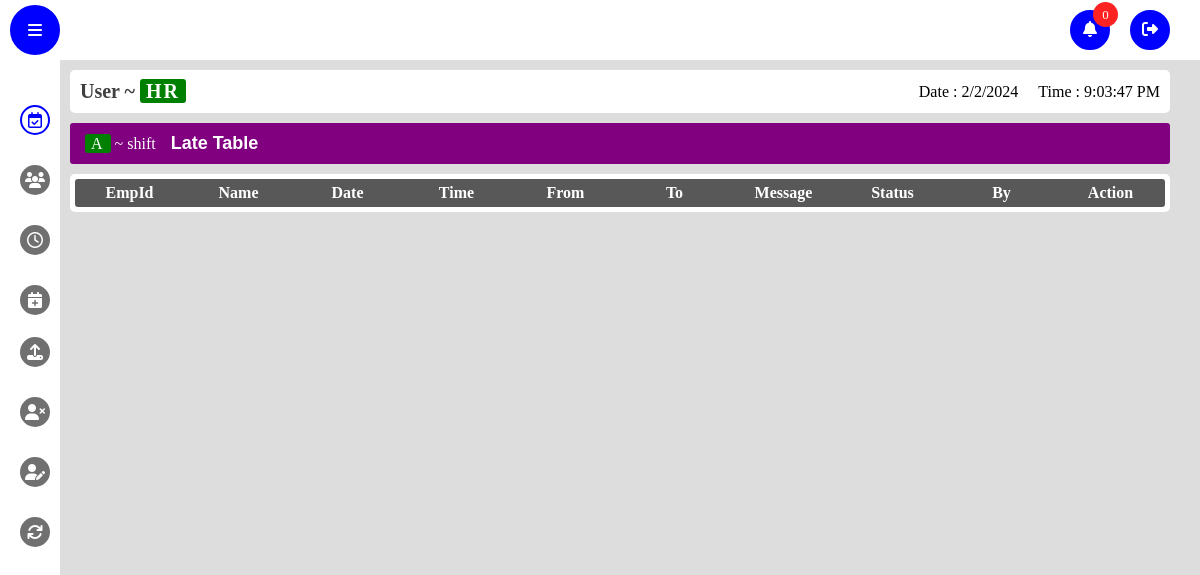
The app's page /late_req_table (signed in), older data.
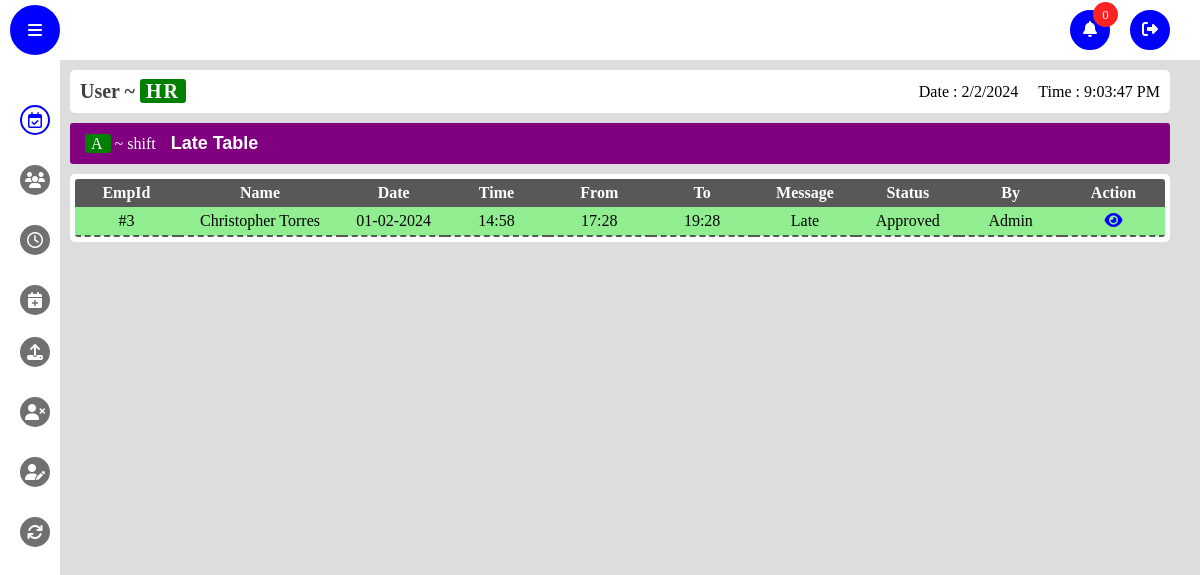
The same page, newer data.
### app/models.py (models this page shows)
class late(db.Model, UserMixin):
    id = db.Column(db.Integer, primary_key=True)
    emp_id = db.Column(db.Integer)
    emp_name = db.Column(db.String(150), nullable=False)
    reason = db.Column(db.String(150), nullable=False)
    from_time = db.Column(db.String(150), nullable=False)
    to_time = db.Column(db.String(150), nullable=False)
    status = db.Column(db.String(150), default='Pending')
    approved_by = db.Column(db.String(150), default='Pending')
    hr_approval = db.Column(db.String(150), default='Pending')
    date = db.Column(db.DateTime(timezone=True), default=func.now())

### app/views.py (the view)
@views.route("/late_req_table")
@login_required
def late_req_table():
    notification=notifications.query.order_by(notifications.timestamp).all()
    emp_login=Emp_login.query.order_by(Emp_login.emp_id).all()
    permission_details=late.query.order_by(late.date).all()
    return render_template("req_table.html",emp_login=emp_login,notification=notification,permission=permission_details,permission_type='Late')

### app/templates/req_table.html (shortened to what this page needs)
{% extends "base_admin.html" %}
{% block content %}
<link rel="stylesheet" href="static/css/style.css" />
<link rel="stylesheet" href="static/css/attendance.css" />
      <link rel="stylesheet" href="static/css/late.css" />
      <section class="late-table-section">
        <header class="late-header">
          <div class="frame-header">
            <div class="frame-details">
              <p class="shift name"><span class="tag">A</span> ~ shift</p>
              <p class="frame-name">{{permission_type}} Table</p>
            </div>
          </div>
        </header>
        <div class="table">
          <table>
            <thead>
              <th>EmpId</th>
              <th>Name</th>
              <th>Date</th>
              <th>Time</th>
              <th>From</th>
              <th>To</th>
              <th>Message</th>
              <th>Status</th>
              <th>By</th>
              <th>Action</th>
            </thead>
            <tbody class="{{permission_type.lower()}}-table" id="{{permission_type.lower()}}-table">
              {% for permission in permission %}
              <tr class="{{permission.status}}">
                <td>#{{permission.emp_id}}</td>
                <td>{{permission.emp_name}}</td>
                <td>{{permission.date.strftime('%d-%m-%Y') }}</td>
                <td>{{permission.date.strftime('%H:%M') }}</td>
                <td>{{permission.from_time}}</td>
                <td>{{permission.to_time}}</td>
                <td>{{permission.reason}}</td>
                <td class="status">{{permission.status}}</td>
                <td>{{permission.approved_by}}</td>
                <td>
                  <a
                    href="{{ url_for('views.' + permission_type.lower() + '_req_profile',
                                     emp_id=permission.emp_id,
                                     emp_name=permission.emp_name,
                                     from_time=permission.from_time,
                                     to_time=permission.to_time,
                                     reason=permission.reason,
                                     req_id=permission.id,
                                     back_page=permission_type.lower()+'_table',)}}"
                    ><i class="fas fa-eye"></i
                  ></a>
                </td>
              </tr>
              {% endfor %}
            </tbody>
          </table>
        </div>
      </section>
    {% endblock %}

### app/templates/base_admin.html (shortened to what this page needs)
<!DOCTYPE html>
<html lang="en">
  <head>
    <link rel="stylesheet" href="static/css/style.css" />
    <link
      rel="stylesheet"
      href="https://cdnjs.cloudflare.com/ajax/libs/font-awesome/5.15.4/css/all.min.css"
    />
    <link
      rel="stylesheet"
      href="https://cdnjs.cloudflare.com/ajax/libs/font-awesome/6.1.1/css/all.min.css"
    />
    <link rel="stylesheet" href="static/css/late.css" />
  </head>
  <body>
    <nav class="nav-bar">
      <div class="toogle-sidebar">
        <i class="fas fa-bars"></i>
      </div>
      <ul class="options">
        <li class="option">
          <div class="notification-btn">
            <span class>
              <i class="fas fa-bell"></i>
            </span>
            <div class="notify-count">
              <p class="count">0</p>
            </div>
          </div>
        </li>
        <a href="/logout" class="option logout">
          <span>
            <i class="fas fa-sign-out-alt"></i>
          </span>
        </a>
      </ul>
    </nav>
    <aside class="sidebar">
      <ul class="side-menu">
        <li class="menu-option active">
          <a href="/" class="side_bar_a">
            <span class="icon">
              <i class="far fa-calendar-check"></i>
            </span>
          </a>
        </li>
        <li class="menu-option action-menu emp-disp-option" index="3">
          <a href="/emp_details" class="side_bar_a">
            <span class="icon">
              <i class="fas fa-users"></i>
            </span>
          </a>
        </li>
        <li class="menu-option">
          <a href="/late_req_table" class="side_bar_a">
            <span class="icon">
              <i class="far fa-clock"></i>
            </span>
          </a>
        </li>
        <li class="menu-option">
          <a href="/leave_req_table" class="side_bar_a">
            <span class="icon">
              <i class="fas fa-calendar-plus"></i>
            </span>
          </a>
        </li>
        <li class="menu-option upload-option" style="margin-top: 7px">
          <span class="icon">
            <i class="fas fa-upload"></i>
          </span>
        </li>
        <li class="menu-option delete-option">
          <span class="icon">
            <i class="fas fa-user-times"></i>
          </span>
        </li>
        <li class="menu-option edit-option">
          <span class="icon">
            <i class="fas fa-user-edit"></i>
          </span>
        </li>
        <li class="menu-option reload-option">
          <span class="icon">
            <i class="fas fa-sync"></i>
          </span>
        </li>
      </ul>
    </aside>
    <main class="main active">
      <header class="details-bar">
        <div class="user-details">
          <h1 class="user-role">User ~ <span class="role tag">HR</span></h1>
        </div>
        <div class="date-time-details">
          <p class="date"></p>
          <p class="time"></p>
        </div>
      </header>
      {% block content %} {% endblock %}
    </main>
  </body>
</html>

### app/static/css/style.css (style rules this page uses)
* { margin: 0; padding: 0; box-sizing: border-box; list-style: none; text-decoration: none; }
table { width: -webkit-fill-available; }
.nav-bar { width: 100vw; position: fixed; top: 0; left: 0; right: 0; height: 60px; background: #fff; display: flex; align-items: center; justify-content: space-between; padding: 0 10px; z-index: 10; }
body { background: #ddd; }
.toogle-sidebar { width: 50px; height: 50px; background: #0000ff; color: #fff; border-radius: 50%; display: flex; align-items: center; justify-content: center; cursor: pointer; border: 2px solid #0000ff; transition: all 0.3s; }
.options { display: flex; align-items: center; gap: 20px; margin-right: 20px; position: relative; }
.option { width: 40px; height: 40px; border-radius: 50%; list-style: none; display: flex; align-items: center; justify-content: center; flex-direction: column; text-transform: capitalize; cursor: pointer; color: #fff; transition: all 0.3s; background: #0000ff; border: 2px solid #0000ff; position: relative; }
.notify-count { position: absolute; right: -10px; top: -10px; width: 25px; height: 25px; border-radius: 50%; background: rgb(255, 34, 34); display: flex; align-items: center; justify-content: center; font-size: 13px; color: #fff; }
li { list-style: none; }
.sidebar { position: fixed; top: 60px; height: calc(100% - 50px); width: 60px; background: #fff; padding: 10px; z-index: 10; overflow-x: hidden; transition: all 0.5s; }
.side-menu { width: 100%; display: flex; flex-direction: column; align-items: center; gap: 10px; padding: 10px 0; position: absolute; }
.menu-option { width: 100%; display: flex; align-items: center; gap: 5px; height: 50px; border-radius: 5px; padding: 0 10px; cursor: pointer; position: relative; }
.icon { width: 30px; height: 30px; background: #707070; border-radius: 50%; display: flex; align-items: center; justify-content: center; transition: all 0.3s; color: #ffffff; position: absolute; }
.menu-option:hover, .menu-option.active { color: #0000ff; }
.menu-option:hover .icon, .menu-option.active .icon { background: #ffffff; color: #0000ff; border: 2px solid #0000ff; }
.main { width: calc(100vw - 180px); min-height: calc(100vh - 60px); position: relative; top: 60px; left: 160px; padding: 10px; z-index: 5; transition: all 0.5s; }
.main.active { width: calc(100vw - 80px); left: 60px; }
.details-bar { width: 100%; display: flex; align-items: center; justify-content: space-between; padding: 10px; background: #ffffff; border-radius: 5px; }
.date-time-details { display: flex; align-items: center; gap: 20px; }
.user-role { color: #3f3f3f; font-size: 20px; }
.tag { padding: 1px 6px; background: green; color: #ffffff; border-radius: 3px; letter-spacing: 2px; }
.user-details { backdrop-filter: blur(5px); border-radius: 5px; }
tr.Approved { background: lightgreen !important; }
.side_bar_a { color: black; }

### app/static/css/late.css (style rules this page uses)
.table { max-width: 100%; padding: 5px; overflow-x: scroll; margin-top: 10px; background: #fff; border-radius: 5px; }
.late-table-section { margin-top: 10px; }
table { border-collapse: collapse; border-radius: 3px; overflow: hidden; width: -webkit-fill-available; }
table thead { background: #585858; color: #fff; }
td, th { min-width: 75px; }
td { border-bottom: 2px dashed #585858; }
.fas.fa-eye { color: blue; }

### app/static/css/attendance.css (style rules this page uses)
.frame-header { width: 100%; display: flex; align-items: center; justify-content: space-between; padding: 10px 15px; background: #800080; color: #fff; border-radius: 3px; }
.frame-details { display: flex; align-items: center; gap: 15px; }
.frame-name { font-family: sans-serif; font-weight: 700; font-size: 18px; display: flex; align-items: center; gap: 10px; }
td, th { min-width: 30px; text-align: center; padding: 5px 0; }

Row changes from the older to the newer data that the page shows:
added late: reason "Late", emp_id "3", emp_name "Christopher Torres", date "01-02-2024", date "14:58", from_time "17:28", to_time "19:28", status "Approved", approved_by "Admin"
Text that changed along with them:
{{ permission_type }}: "Late" → (not shown)
